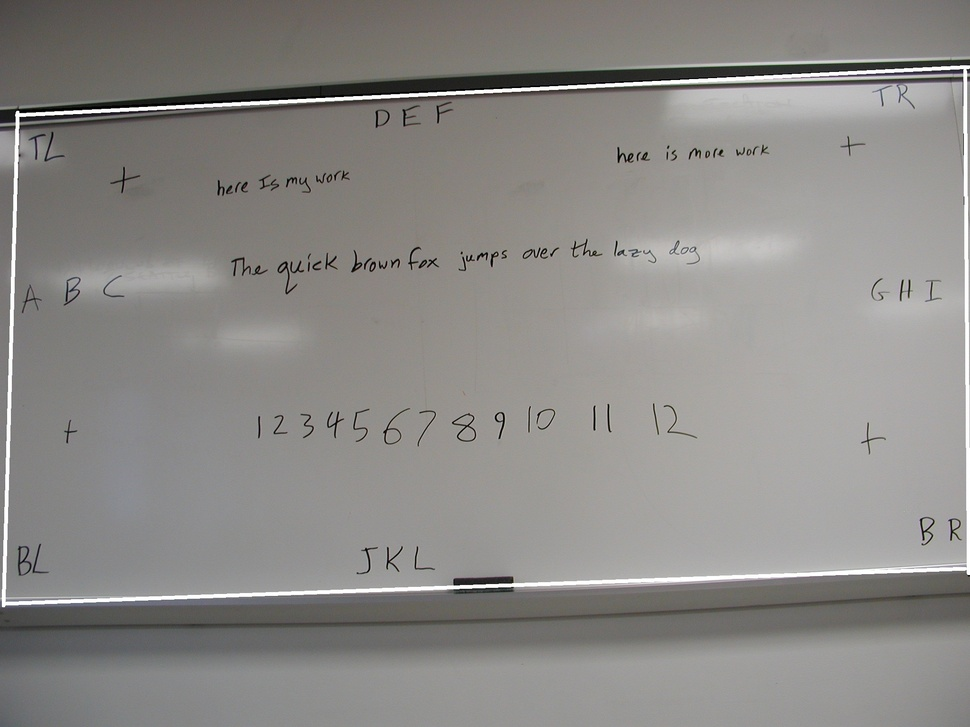
#> input picture Code/Demos/ImageProcessing/OpenCV/originalb.JPG, 970 x 727 px, shrunk from 2048 x 1536 before the run, found by its file name
$ python convertToBW.py   (older library calls are emulated)
#> lines starting #> are read from the running program, lines starting #| are printed output that depends on the picture; after the words box and inside, x2 and y2 are one past the last pixel; in counts of white or black regions, pixels touching at a corner belong together
import cv2
import cv
import numpy as np


#img = cv.LoadImageM("originalb.jpg")
#cv.Erode(img, img, iterations=2)
#cv.SaveImage("originalc.jpg", img)

im_gray = cv2.imread("originalb.jpg", cv2.CV_LOAD_IMAGE_GRAYSCALE)
#> im_gray: shape (727, 970); min 0, max 255, mean 138


(thresh, im_bw) = cv2.threshold(im_gray, 128, 255, cv2.THRESH_BINARY | cv2.THRESH_OTSU)
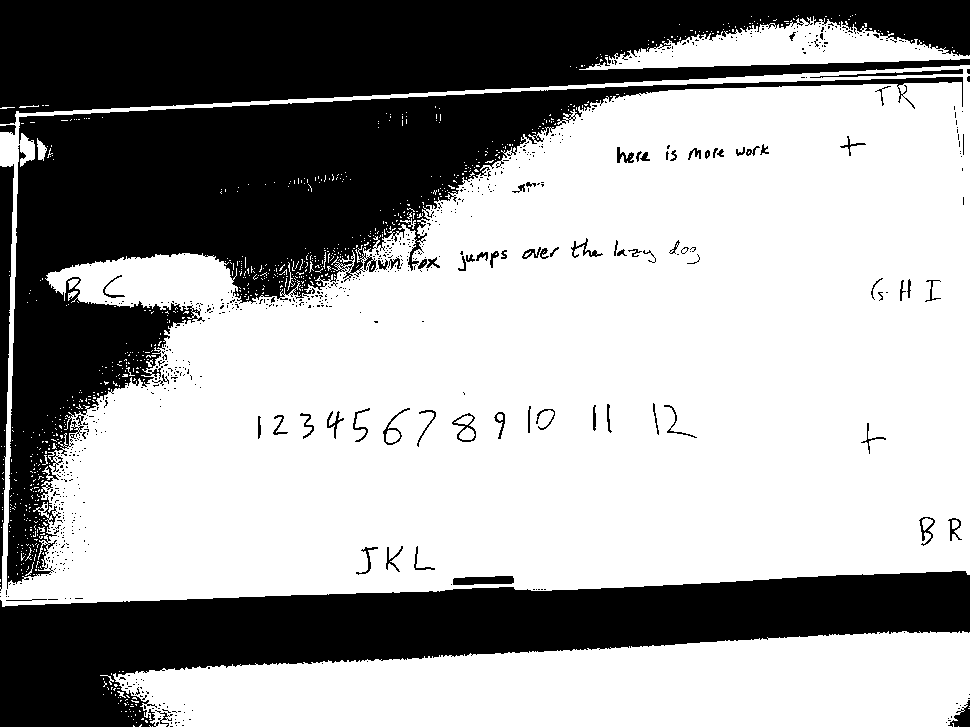
#> im_bw: shape (727, 970); 63.7% white; 726 black regions (652 under 20 px), largest, box (x1, y1, x2, y2) and area: (7, 77, 963, 589) 99155, (0, 0, 970, 124) 76883, (0, 571, 970, 727) 69299
#> thresh = 131
#(thresh, im_bw) = cv2.threshold(im_gray, 110, 255, cv2.THRESH_BINARY | cv2.THRESH_BINARY_INV)
#(thresh, im_bw) = cv2.threshold(im_gray, 128, 255, cv2.THRESH_BINARY_INV)

#thresh = 100
im_bw = cv2.threshold(im_gray, thresh, 255, cv2.THRESH_BINARY)[1]

cv2.imwrite('bwimage.jpg', im_bw)

# [7 lines of commented-out code are left out]

$ run again, with Code/Demos/ImageProcessing/OpenCV/bwGriff.jpg copied over Code/Demos/ImageProcessing/OpenCV/originalb.JPG
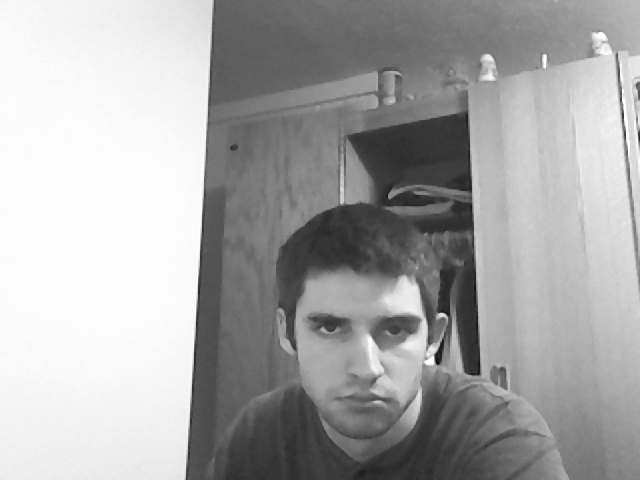
#> input picture Code/Demos/ImageProcessing/OpenCV/bwGriff.jpg, 640 x 480 px, found by its file name
#> im_gray is the input picture: shape (480, 640); min 10, max 255, mean 167.6
#> `(thresh, im_bw) = cv2.threshold(im_gray, 128, 255, cv2.THRESH_BINARY |..`:
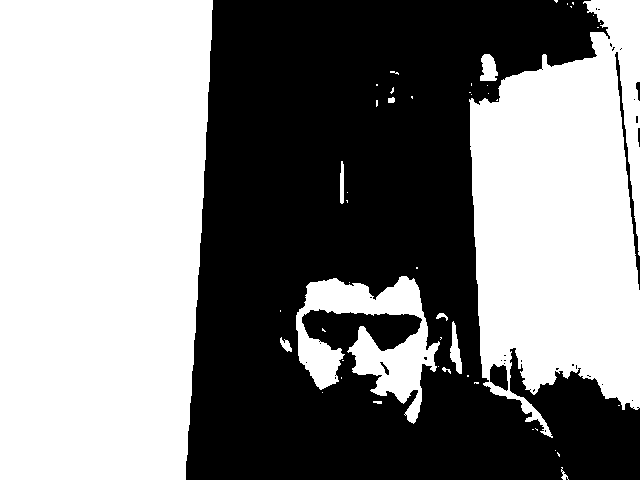
#> im_bw: shape (480, 640); 52.3% white; 31 black regions (25 under 20 px), largest, box (x1, y1, x2, y2) and area: (186, 0, 640, 480) 145228, (615, 52, 640, 290) 699, (490, 364, 508, 391) 353, (636, 82, 640, 101) 51, (380, 362, 389, 375) 40, (638, 128, 640, 147) 33
#> thresh = 164
